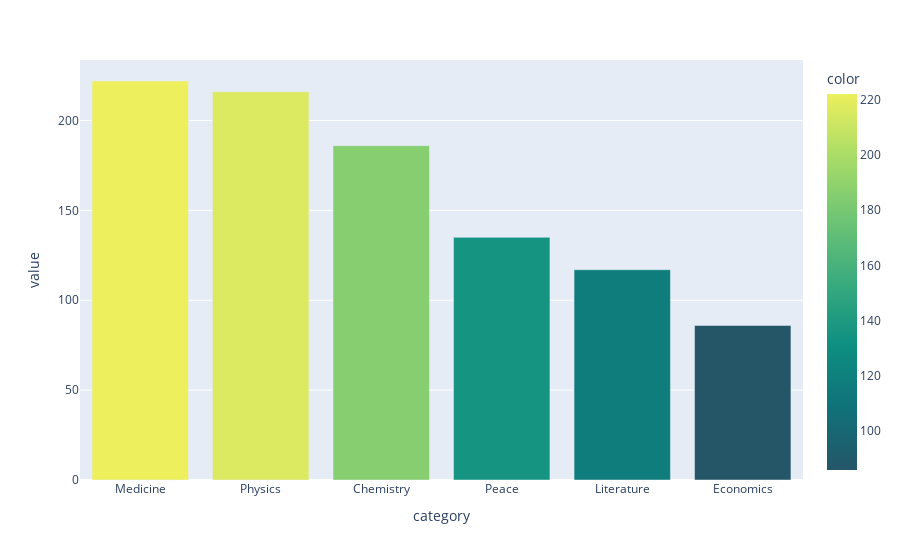

Notebook cell for this chart:
### Code cell
bar = px.bar(category_data_count, color=category_data_count.values,  color_continuous_scale='Aggrnyl',)

bar.show()

### Figure 1 — Plotly figure (JSON) as saved in the notebook; plotly's stock layout.template omitted (floating-point values rounded to 4 significant figures)
{"data": [{"alignmentgroup": "True", "hovertemplate": "category=%{x}<br>value=%{y}<br>color=%{marker.color}<extra></extra>", "legendgroup": "", "marker": {"color": [222, 216, 186, 135, 117, 86], "coloraxis": "coloraxis", "pattern": {"shape": ""}}, "name": "", "offsetgroup": "", "orientation": "v", "showlegend": false, "textposition": "auto", "type": "bar", "x": ["Medicine", "Physics", "Chemistry", "Peace", "Literature", "Economics"], "xaxis": "x", "y": [222, 216, 186, 135, 117, 86], "yaxis": "y"}], "layout": {"barmode": "relative", "coloraxis": {"colorbar": {"title": {"text": "color"}}, "colorscale": [[0, "rgb(36, 86, 104)"], [0.1667, "rgb(15, 114, 121)"], [0.3333, "rgb(13, 143, 129)"], [0.5, "rgb(57, 171, 126)"], [0.6667, "rgb(110, 197, 116)"], [0.8333, "rgb(169, 220, 103)"], [1, "rgb(237, 239, 93)"]]}, "legend": {"tracegroupgap": 0}, "margin": {"t": 60}, "xaxis": {"anchor": "y", "domain": [0, 1], "title": {"text": "category"}}, "yaxis": {"anchor": "x", "domain": [0, 1], "title": {"text": "value"}}}}
